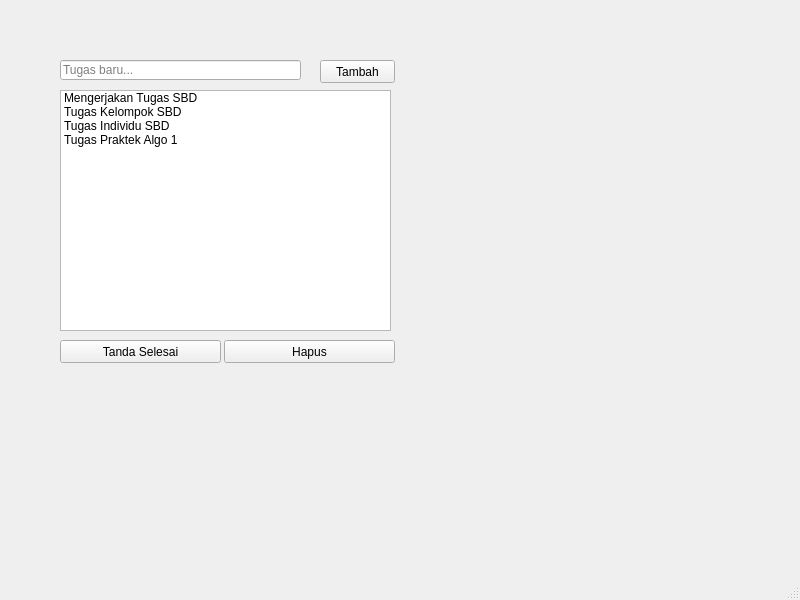
<?xml version="1.0" encoding="UTF-8"?>
<ui version="4.0">
 <class>MainWindow</class>
 <widget class="QMainWindow" name="MainWindow">
  <property name="geometry">
   <rect>
    <x>0</x>
    <y>0</y>
    <width>800</width>
    <height>600</height>
   </rect>
  </property>
  <property name="windowTitle">
   <string>MainWindow</string>
  </property>
  <widget class="QWidget" name="centralwidget">
   <widget class="QLineEdit" name="lineEdit">
    <property name="geometry">
     <rect>
      <x>60</x>
      <y>60</y>
      <width>241</width>
      <height>20</height>
     </rect>
    </property>
    <property name="placeholderText">
     <string>Tugas baru...</string>
    </property>
   </widget>
   <widget class="QPushButton" name="pushButton">
    <property name="geometry">
     <rect>
      <x>60</x>
      <y>340</y>
      <width>161</width>
      <height>23</height>
     </rect>
    </property>
    <property name="text">
     <string>Tanda Selesai</string>
    </property>
   </widget>
   <widget class="QPushButton" name="pushButton_2">
    <property name="geometry">
     <rect>
      <x>224</x>
      <y>340</y>
      <width>171</width>
      <height>23</height>
     </rect>
    </property>
    <property name="text">
     <string>Hapus</string>
    </property>
   </widget>
   <widget class="QPushButton" name="pushButton_3">
    <property name="geometry">
     <rect>
      <x>320</x>
      <y>60</y>
      <width>75</width>
      <height>23</height>
     </rect>
    </property>
    <property name="text">
     <string>Tambah</string>
    </property>
   </widget>
   <widget class="QListWidget" name="listWidget">
    <property name="geometry">
     <rect>
      <x>60</x>
      <y>90</y>
      <width>331</width>
      <height>241</height>
     </rect>
    </property>
    <item>
     <property name="text">
      <string>Mengerjakan Tugas SBD</string>
     </property>
    </item>
    <item>
     <property name="text">
      <string>Tugas Kelompok SBD</string>
     </property>
    </item>
    <item>
     <property name="text">
      <string>Tugas Individu SBD</string>
     </property>
    </item>
    <item>
     <property name="text">
      <string>Tugas Praktek Algo 1</string>
     </property>
    </item>
   </widget>
  </widget>
  <widget class="QMenuBar" name="menubar">
   <property name="geometry">
    <rect>
     <x>0</x>
     <y>0</y>
     <width>800</width>
     <height>21</height>
    </rect>
   </property>
  </widget>
  <widget class="QStatusBar" name="statusbar"/>
 </widget>
 <resources/>
 <connections/>
</ui>
